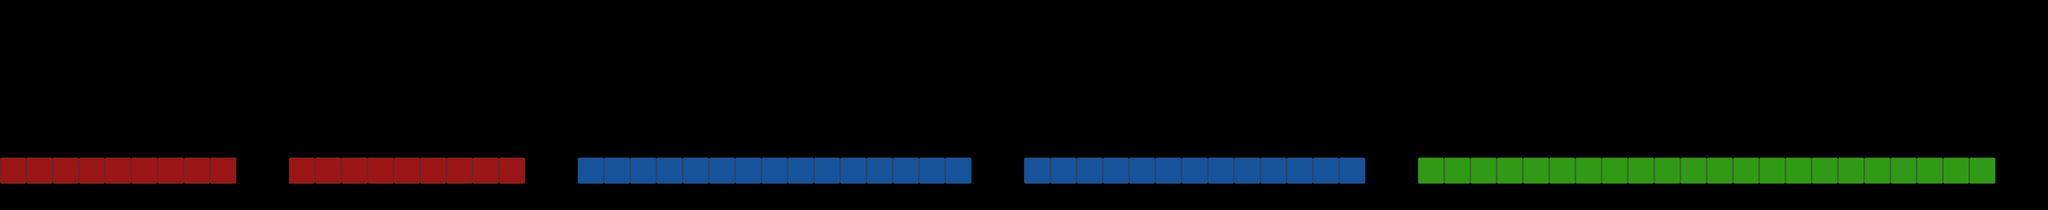

Tiled map render using the project's own tile images. Description and the map definition, with tile-layer contents summarised, below:
An orthogonal 78x8 tile map with 32x32 px tiles, 3 tile layers (red, green, blue).

<map version="1.0" orientation="orthogonal" renderorder="right-down" width="78" height="8" tilewidth="32" tileheight="32" nextobjectid="21">
 <tileset firstgid="1" name="blocks" tilewidth="32" tileheight="32">
  <image source="blocks.png" width="96" height="32" />
 </tileset>
 <layer name="red" width="78" height="8">
  <data>[624 cells, 18 non-empty, 1 distinct tile ids]</data>
 </layer>
 <layer name="green" width="78" height="8">
  <data>[624 cells, 22 non-empty, 1 distinct tile ids]</data>
 </layer>
 <layer name="blue" width="78" height="8">
  <data>[624 cells, 28 non-empty, 1 distinct tile ids]</data>
 </layer>
 <objectgroup color="#00a0a4" name="macas" />
</map>
